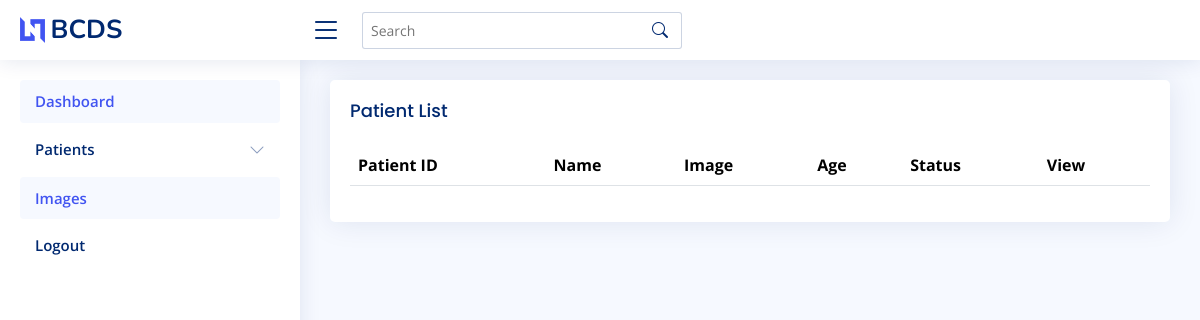
The app's page /patient_list/, older data.
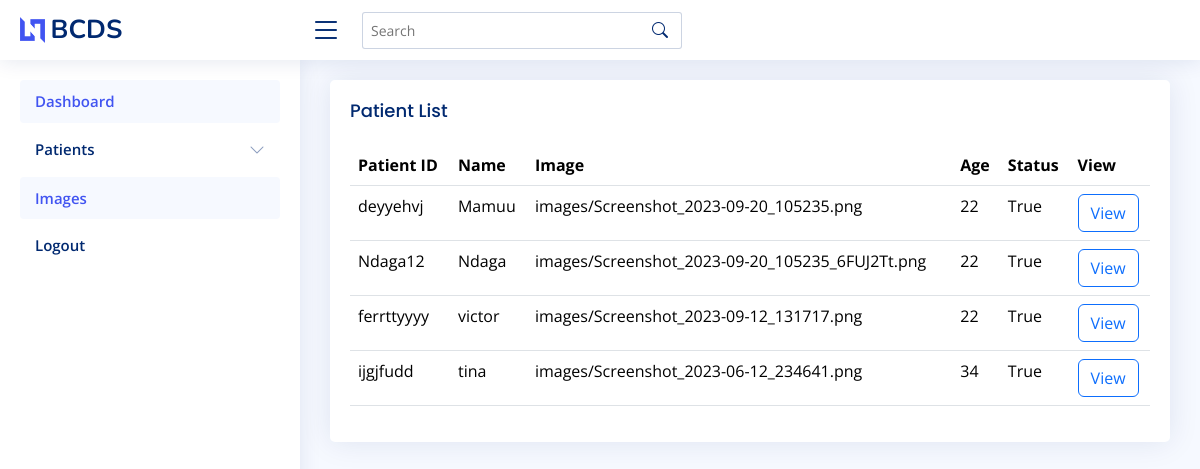
The same page, newer data.
### breast/models.py (models this page shows, shortened)
class Patient(models.Model):
    GENDER_CHOICES = [
        ('M', 'Male'),
        ('F', 'Female'),
    ]
    STATUS_CHOICES = [
        (True, 'Cancer'),
        (False, 'Normal'),
    ]
    patient_id = models.CharField(max_length=12, primary_key=True)
    name = models.CharField(max_length=25)
    age = models.PositiveIntegerField()
    gender = models.CharField(max_length=5, choices=GENDER_CHOICES)
    image = models.FileField(upload_to='images/')
    status = models.BooleanField(choices=STATUS_CHOICES)

### breast/views.py (the view)
# urls.py: path("patient_list/", PatientListView.as_view(), name="patient_list"),
class PatientListView(ListView):
    template_name = "patient_list.html"
    model = Patient

### templates/patient_list.html (shortened to what this page needs)
{% extends "header.html" %}
{% block main %}
<main id="main" class="main">
  <section class="section">
    <div class="row">
      <div class="col-lg-12">
        <div class="card">
          <div class="card-body">
            <h5 class="card-title">Patient List</h5>
            <table class="table datatable">
              <thead>
                <tr>
                  <th>Patient ID</th>
                  <th>Name</th>
                  <th>Image</th>
                  <th>Age</th>
                  <th>Status</th>
                  <th>View</th>
                </tr>
              </thead>
              <tbody>
                {% for patient in patient_list %}
              <tr>
                <td>{{patient.patient_id}}</td>
                <td>{{patient.name}}</td>
                <td>{{patient.image}}</td>
                <td>{{patient.age}}</td>
                <td>{{patient.status}}</td>
              <td>
                <button type="button" class="btn btn-outline-primary" onclick="window.location.href='{% url "report" %}'">
                  View
                </button>
              </td>
              </tr>
              {% endfor %}
            </tbody>
            </table>
          </div>
        </div>
      </div>
    </div>
  </section>
</main>
{% endblock main %}

### templates/header.html (shortened to what this page needs)
{% extends "base.html" %}
{% block header %}
  <header id="header" class="header fixed-top d-flex align-items-center">
    <div class="d-flex align-items-center justify-content-between">
      <a href="index.html" class="logo d-flex align-items-center">
        {% load static %}
        <img src="{% static "assets/img/logo.png" %}" alt="">
        <span class="d-none d-lg-block">BCDS</span>
      </a>
      <i class="bi bi-list toggle-sidebar-btn"></i>
    </div>
    <div class="search-bar">
      <form class="search-form d-flex align-items-center" method="POST" action="#">
        <input type="text" name="query" placeholder="Search" title="Enter search keyword">
        <button type="submit" title="Search"><i class="bi bi-search"></i></button>
      </form>
    </div>
  </header>
  <aside id="sidebar" class="sidebar">
    <ul class="sidebar-nav" id="sidebar-nav">
      <li class="nav-item">
        <a class="nav-link " href="{% url "dashboard" %}">
          <span>Dashboard</span>
        </a>
      </li>
      <li class="nav-item">
        <a class="nav-link collapsed" data-bs-target="#tables-nav" data-bs-toggle="collapse" href="#">
          <span>Patients</span>
          <i class="bi bi-chevron-down ms-auto"></i>
        </a>
      </li>
      <li class="nav-item">
        <a class="nav-link " href="{% url "images" %}">
          <span>Images</span>
        </a>
      </li>
      <li class="nav-item">
        <form method="post" action="{% url "logout" %}">
          <button class="nav-link collapsed" type="submit">Logout</button>
      </form>
      </li>
    </ul>
  </aside>
{% endblock header %}

### templates/base.html (shortened to what this page needs)
{% load static %}
<!DOCTYPE html>
<html lang="en">
<head>
  <link href="{% static "assets/vendor/bootstrap/css/bootstrap.min.css" %}" rel="stylesheet">
  <link href="{% static "assets/vendor/bootstrap-icons/bootstrap-icons.css" %}" rel="stylesheet">
  <link href="{% static "assets/vendor/boxicons/css/boxicons.min.css" %}" rel="stylesheet">
  <link href="{% static "assets/vendor/quill/quill.snow.css" %}" rel="stylesheet">
  <link href="{% static "assets/vendor/quill/quill.bubble.css" %}" rel="stylesheet">
  <link href="{% static "assets/vendor/remixicon/remixicon.css" %}" rel="stylesheet">
  <link href="{% static "assets/vendor/simple-datatables/style.css" %}" rel="stylesheet">
  <link href="{% static "assets/css/style.css" %}" rel="stylesheet">
</head>
<body>
    {% block header %}{% endblock header %}
    {% block main %}{% endblock main %}
  </body>
  </html>

### static/assets/css/style.css (style rules this page uses)
:root { scroll-behavior: smooth; }
body { font-family: "Open Sans", sans-serif; background: #f6f9ff; color: #444444; }
a { color: #4154f1; text-decoration: none; }
h1, h2, h3, h4, h5, h6 { font-family: "Nunito", sans-serif; }
#main { margin-top: 60px; padding: 20px 30px; transition: all 0.3s; }
.card { margin-bottom: 30px; border: none; border-radius: 5px; box-shadow: 0px 0 30px rgba(1, 41, 112, 0.1); }
.card-title { padding: 20px 0 15px 0; font-size: 18px; font-weight: 500; color: #012970; font-family: "Poppins", sans-serif; }
.card-body { padding: 0 20px 20px 20px; }
.logo { line-height: 1; }
@media (min-width: 1200px) { .logo { width: 280px; } }
.logo img { max-height: 26px; margin-right: 6px; }
.logo span { font-size: 26px; font-weight: 700; color: #012970; font-family: "Nunito", sans-serif; }
.header { transition: all 0.5s; z-index: 997; height: 60px; box-shadow: 0px 2px 20px rgba(1, 41, 112, 0.1); background-color: #fff; padding-left: 20px; }
.header .toggle-sidebar-btn { font-size: 32px; padding-left: 10px; cursor: pointer; color: #012970; }
.header .search-bar { min-width: 360px; padding: 0 20px; }
.header .search-form { width: 100%; }
.header .search-form input { border: 0; font-size: 14px; color: #012970; border: 1px solid rgba(1, 41, 112, 0.2); padding: 7px 38px 7px 8px; border-radius: 3px; transition: 0.3s; width: 100%; }
.header .search-form button { border: 0; padding: 0; margin-left: -30px; background: none; }
.header .search-form button i { color: #012970; }
.sidebar { position: fixed; top: 60px; left: 0; bottom: 0; width: 300px; z-index: 996; transition: all 0.3s; padding: 20px; overflow-y: auto; scrollbar-width: thin; scrollbar-color: #aab7cf transparent; box-shadow: 0px 0px 20px rgba(1, 41, 112, 0.1); background-color: #fff; }
@media (min-width: 1200px) { #main, #footer { margin-left: 300px; } }
.sidebar-nav { padding: 0; margin: 0; list-style: none; }
.sidebar-nav li { padding: 0; margin: 0; list-style: none; }
.sidebar-nav .nav-item { margin-bottom: 5px; }
.sidebar-nav .nav-link { display: flex; align-items: center; font-size: 15px; font-weight: 600; color: #4154f1; transition: 0.3; background: #f6f9ff; padding: 10px 15px; border-radius: 4px; }
.sidebar-nav .nav-link i { font-size: 16px; margin-right: 10px; color: #4154f1; }
.sidebar-nav .nav-link.collapsed { color: #012970; background: #fff; }
.sidebar-nav .nav-link.collapsed i { color: #899bbd; }
.sidebar-nav .nav-link .bi-chevron-down { margin-right: 0; transition: transform 0.2s ease-in-out; }

Row changes from the older to the newer data that the page shows:
added Patient: patient_id "deyyehvj", name "Mamuu", image "images/Screenshot_2023-09-20_105235.png", age "22", status "True"
added Patient: patient_id "Ndaga12", name "Ndaga", image "images/Screenshot_2023-09-20_105235_6FUJ2Tt.png", age "22", status "True"
added Patient: patient_id "ferrttyyyy", name "victor", image "images/Screenshot_2023-09-12_131717.png", age "22", status "True"
added Patient: patient_id "ijgjfudd", name "tina", image "images/Screenshot_2023-06-12_234641.png", age "34", status "True"
